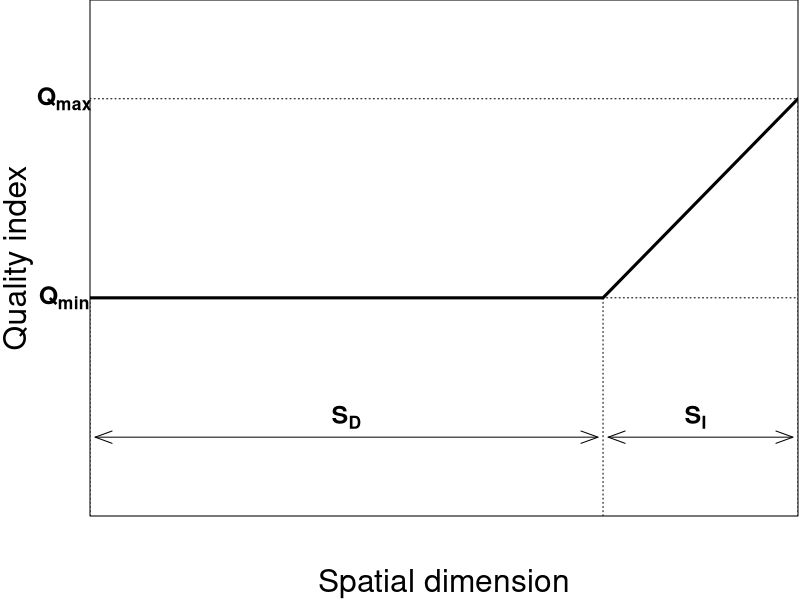

This figure's R source:
#General Doc Figs

## FIG 2: Parameters for the calculation of the spatial dimension of the EQE
############################################################################

##########################################################
##### ~~~~~~~~~~~~~~  EXPORT FIGURE 2 ~~~~~~~~~~~~~~ #####
##########################################################
tiff("out/Fig 2.tiff", width = 2625, height = 2250, units = "px",res = 300, compression = "lzw")
par(xpd=F)
par(mar = c(4.2,4.5,0,0.1))
hmin <- 0.50; hmax <- 1.0
sd <- rep(hmin, 50)
si <- seq(hmin, hmax, length.out = 20)
spa <- c(sd,si)
plot(spa, type = "l", ylim = c(0,1.2),
     xlab = "Spatial dimension", yaxt = "n", ylab = "Quality index",
     lwd = 3, xaxt = "n", cex.lab = 1.9, xaxs = "i")

text(x = 26, y = 0.2, bquote(bold("S"["D"])), col = 1, cex = 1.5)
segments(1, -1, 1, hmin, lty = 3, col = 1)
segments(51, -1, 51, hmin, lty = 3, col = 1)

arrows(1.5, 0.15, 50.5, 0.15, code = 3, length = 0.18, angle = 20)#;arrows(28, 0.2, 50.8, 0.2)

segments(70, -1, 70, hmax, lty = 3, col = 1)

text(x = 60, y = 0.2, bquote(bold("S"["I"])), col=1, cex = 1.5)
arrows(51.5,0.15, 69.5, 0.15, code = 3, length = 0.18, angle = 20)
#arrows(58, 0.2,51.2,0.2);arrows(62, 0.2,69.8,0.2)


par(xpd=F);abline(h=hmax,col = 1, lty = 3);
abline(h = hmin, col = 1, lty = 3)
par(xpd=NA)
text(x = -1.5, y = hmax, bquote(bold("Q"["max"])), col =1, cex = 1.5);
text(x = -1.5, y = hmin, bquote(bold("Q"["min"])), col =1, cex = 1.5)
par(xpd=F)
dev.off()
rm(hmin,sd,si,spa, hmax)
